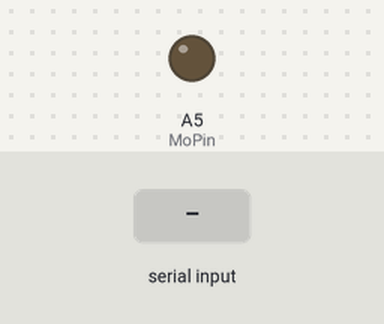
The sketch below on a simulated Arduino Uno, built with avr-gcc and run on an emulated ATmega328P. Parts: output pins drawn as LEDs (lit = HIGH). The test bench sets the inputs (shaded band).

Above: at 1.2 s.
1.3 s: "s" received over Serial
At 1.4 s:
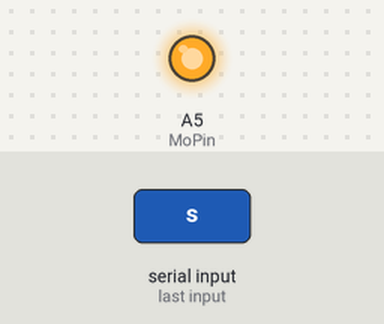
Timing chart, 0 to 4.3 s (numbered marks = the images above; inputs shaded):
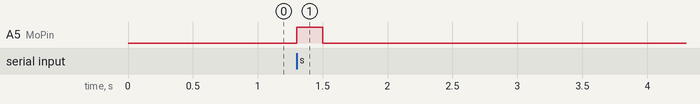

The sketch:

py_serial.ino
```cpp
int MoPin = A5;

void setup()
{
  pinMode(MoPin,OUTPUT);
  digitalWrite(MoPin,LOW);
  Serial.begin(9600);
  //digitalWrite(MoPin,HIGH);
  //delay(200);
  //digitalWrite(MoPin,LOW);
}

void loop()
{
  if(Serial.available() > 0)
  {
    if(Serial.read() == 's')
    {
      digitalWrite(MoPin,HIGH);
      delay(200);
    }
  }

    else
    {
      digitalWrite(MoPin,LOW);
    }
}
```

Measured:
- after the input at 1.3 s, A5 (MoPin): LOW → HIGH at once, → LOW 0.20 s later
